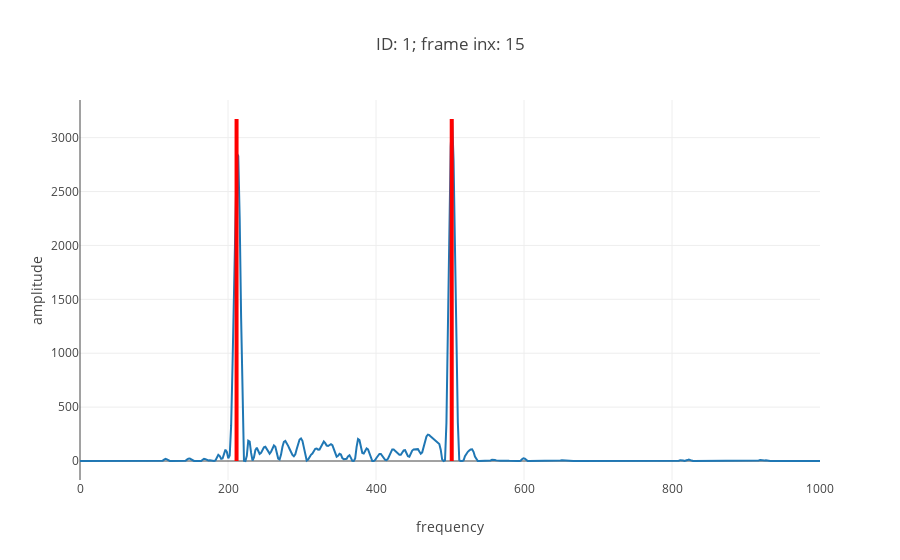

Here is the notebook cell this chart was saved with:
### Markdown cell above
### II. Visual inspecction.


We're going to select a single transect from one of the figure folders available to use. We will look at the distribution of intensities across this transect. 

We deploy on this transect the method that is to be applied across data sets. This is implemented through the function `frame_peaks`. This function takes a number of arguments that will impact the output:

- amp_cap: caps transect data to specified value.
- peak_cap: minimum intensity value accepted for cluster centroid positions. 
- peak_iso: minimum distance between cluster centroids: centroids below this distance are merged. 
- extremes: retains only positions corresponding to minimum and max peak positions.

### Code cell
image_avail= image_dict.keys()
image_avail= sorted(image_avail)


## chose image folder by index
image_idx= 0
## chose transect by index (transects in increasing order).
frame= 15

Sample_N= 1000 ## Number of samples used for clustering.
amp_cap= 1e6 # max amp cap.
peak_cap= 40 # min amp cap.
peak_iso= 10 # cluster centre proximity cap. 
band_qtl= 0.02 # MS qtl
frame_plot= True
extremes= True ## extract only min and max peaks.
center= False ## center peak positions. 


#################
#################

image_select= image_avail[image_idx]
print(image_select)

height= 1000 ## ficticious range
surface= image_dict[image_select]['surface']

array_spec= image_dict[image_select]['I'].T
spec_fs= np.linspace(0,height, array_spec.shape[0])



peak_cent, time_spec, amps_centres,figure_frame= frame_peaks(array_spec, spec_fs, surface,
                frame= frame,
                Sample_N= Sample_N,
                amp_cap= amp_cap,
                peak_cap= peak_cap,
                peak_iso= peak_iso,
                band_qtl= band_qtl,
                frame_plot= frame_plot,
                extremes= extremes,
                center= center,
                label= image_select)

#
iplot(figure_frame)

### Figure 1 — Plotly figure (JSON) as saved in the notebook; plotly's stock layout.template omitted (floating-point values rounded to 4 significant figures; data arrays with more than 128 entries replaced by an {"elided": "..."} marker saying what was removed)
{"data": [{"mode": "lines", "type": "scatter", "uid": "dfbfb96b-9aeb-442e-acc5-e792859cf112", "x": {"elided": "520 float values"}, "y": {"elided": "520 float values"}}], "layout": {"shapes": [{"line": {"color": "red", "dash": "solid", "width": 4}, "type": "line", "x0": 211.6, "x1": 211.6, "y0": 0, "y1": 3173.0}, {"line": {"color": "red", "dash": "solid", "width": 4}, "type": "line", "x0": 502.3, "x1": 502.3, "y0": 0, "y1": 3173.0}], "title": {"text": "ID: 1; frame inx: 15"}, "xaxis": {"title": {"text": "frequency"}}, "yaxis": {"title": {"text": "amplitude"}}}}
